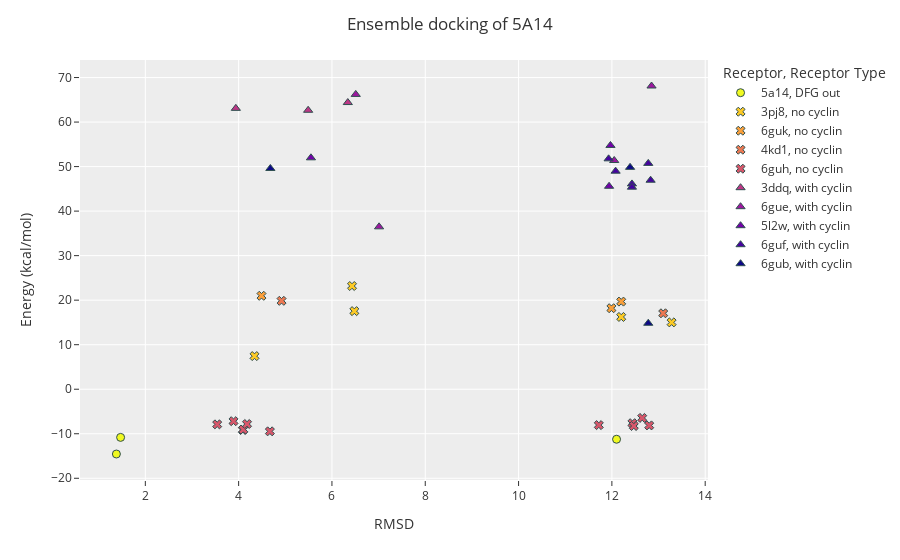

Notebook code cell kept with this figure:
### Code cell
tmp_df = results_pd[results_pd["pdb_id"]=="5A14"].reset_index()
tmp_df["Receptor"] = tmp_df["Receptor Name"].apply(lambda x: x.split("_")[0])
tmp_df["Receptor Type"] = tmp_df["Receptor"].apply(lambda x: receptor_types[x.upper()])
tmp_df = tmp_df.sort_values("Receptor Type").reset_index()
symbols = ['circle', 'x', 'triangle-up']
fig = px.scatter(tmp_df, x="RMSD", y="Energy (kcal/mol)", color="Receptor", symbol="Receptor Type",
        template="ggplot2", symbol_sequence=symbols, 
        color_discrete_sequence=px.colors.sequential.Plasma_r)
fig.update_traces(
    marker=dict(size=8, line=dict(width=1, color="DarkSlateGrey")),
    selector=dict(mode="markers"),
)
fig.update_layout(title="Ensemble docking of {}".format("5A14"))
fig.write_image("5a14_results.svg")
fig.show()

### Figure 1 — Plotly figure (JSON) as saved in the notebook; plotly's stock layout.template omitted (floating-point values rounded to 4 significant figures)
{"data": [{"hovertemplate": "Receptor=5a14<br>Receptor Type=DFG out<br>RMSD=%{x}<br>Energy (kcal/mol)=%{y}<extra></extra>", "legendgroup": "5a14, DFG out", "marker": {"color": "#f0f921", "line": {"color": "DarkSlateGrey", "width": 1}, "size": 8, "symbol": "circle"}, "mode": "markers", "name": "5a14, DFG out", "orientation": "v", "showlegend": true, "type": "scatter", "x": [1.38, 12.1, 1.47], "xaxis": "x", "y": [-14.55, -11.24, -10.82], "yaxis": "y"}, {"hovertemplate": "Receptor=3pj8<br>Receptor Type=no cyclin<br>RMSD=%{x}<br>Energy (kcal/mol)=%{y}<extra></extra>", "legendgroup": "3pj8, no cyclin", "marker": {"color": "#fdca26", "line": {"color": "DarkSlateGrey", "width": 1}, "size": 8, "symbol": "x"}, "mode": "markers", "name": "3pj8, no cyclin", "orientation": "v", "showlegend": true, "type": "scatter", "x": [6.43, 6.48, 12.2, 13.28, 4.34], "xaxis": "x", "y": [23.18, 17.54, 16.23, 15.01, 7.44], "yaxis": "y"}, {"hovertemplate": "Receptor=6guk<br>Receptor Type=no cyclin<br>RMSD=%{x}<br>Energy (kcal/mol)=%{y}<extra></extra>", "legendgroup": "6guk, no cyclin", "marker": {"color": "#fb9f3a", "line": {"color": "DarkSlateGrey", "width": 1}, "size": 8, "symbol": "x"}, "mode": "markers", "name": "6guk, no cyclin", "orientation": "v", "showlegend": true, "type": "scatter", "x": [4.49, 11.99, 12.2], "xaxis": "x", "y": [20.98, 18.19, 19.68], "yaxis": "y"}, {"hovertemplate": "Receptor=4kd1<br>Receptor Type=no cyclin<br>RMSD=%{x}<br>Energy (kcal/mol)=%{y}<extra></extra>", "legendgroup": "4kd1, no cyclin", "marker": {"color": "#ed7953", "line": {"color": "DarkSlateGrey", "width": 1}, "size": 8, "symbol": "x"}, "mode": "markers", "name": "4kd1, no cyclin", "orientation": "v", "showlegend": true, "type": "scatter", "x": [4.92, 13.1], "xaxis": "x", "y": [19.85, 17.05], "yaxis": "y"}, {"hovertemplate": "Receptor=6guh<br>Receptor Type=no cyclin<br>RMSD=%{x}<br>Energy (kcal/mol)=%{y}<extra></extra>", "legendgroup": "6guh, no cyclin", "marker": {"color": "#d8576b", "line": {"color": "DarkSlateGrey", "width": 1}, "size": 8, "symbol": "x"}, "mode": "markers", "name": "6guh, no cyclin", "orientation": "v", "showlegend": true, "type": "scatter", "x": [12.65, 12.44, 3.89, 4.67, 4.09, 12.47, 4.1, 11.72, 3.54, 4.18, 12.8], "xaxis": "x", "y": [-6.45, -7.63, -7.18, -9.46, -9.15, -8.26, -9.06, -8.06, -7.89, -7.81, -8.13], "yaxis": "y"}, {"hovertemplate": "Receptor=3ddq<br>Receptor Type=with cyclin<br>RMSD=%{x}<br>Energy (kcal/mol)=%{y}<extra></extra>", "legendgroup": "3ddq, with cyclin", "marker": {"color": "#bd3786", "line": {"color": "DarkSlateGrey", "width": 1}, "size": 8, "symbol": "triangle-up"}, "mode": "markers", "name": "3ddq, with cyclin", "orientation": "v", "showlegend": true, "type": "scatter", "x": [3.94, 5.49, 6.34], "xaxis": "x", "y": [63.08, 62.65, 64.38], "yaxis": "y"}, {"hovertemplate": "Receptor=6gue<br>Receptor Type=with cyclin<br>RMSD=%{x}<br>Energy (kcal/mol)=%{y}<extra></extra>", "legendgroup": "6gue, with cyclin", "marker": {"color": "#9c179e", "line": {"color": "DarkSlateGrey", "width": 1}, "size": 8, "symbol": "triangle-up"}, "mode": "markers", "name": "6gue, with cyclin", "orientation": "v", "showlegend": true, "type": "scatter", "x": [12.05, 7.01, 6.51, 12.85], "xaxis": "x", "y": [51.37, 36.47, 66.21, 68.1], "yaxis": "y"}, {"hovertemplate": "Receptor=5l2w<br>Receptor Type=with cyclin<br>RMSD=%{x}<br>Energy (kcal/mol)=%{y}<extra></extra>", "legendgroup": "5l2w, with cyclin", "marker": {"color": "#7201a8", "line": {"color": "DarkSlateGrey", "width": 1}, "size": 8, "symbol": "triangle-up"}, "mode": "markers", "name": "5l2w, with cyclin", "orientation": "v", "showlegend": true, "type": "scatter", "x": [11.97, 5.55, 11.94], "xaxis": "x", "y": [54.75, 51.97, 45.58], "yaxis": "y"}, {"hovertemplate": "Receptor=6guf<br>Receptor Type=with cyclin<br>RMSD=%{x}<br>Energy (kcal/mol)=%{y}<extra></extra>", "legendgroup": "6guf, with cyclin", "marker": {"color": "#46039f", "line": {"color": "DarkSlateGrey", "width": 1}, "size": 8, "symbol": "triangle-up"}, "mode": "markers", "name": "6guf, with cyclin", "orientation": "v", "showlegend": true, "type": "scatter", "x": [11.93, 12.78, 12.43, 12.08, 12.83, 12.43], "xaxis": "x", "y": [51.74, 50.72, 46.11, 48.97, 46.94, 45.38], "yaxis": "y"}, {"hovertemplate": "Receptor=6gub<br>Receptor Type=with cyclin<br>RMSD=%{x}<br>Energy (kcal/mol)=%{y}<extra></extra>", "legendgroup": "6gub, with cyclin", "marker": {"color": "#0d0887", "line": {"color": "DarkSlateGrey", "width": 1}, "size": 8, "symbol": "triangle-up"}, "mode": "markers", "name": "6gub, with cyclin", "orientation": "v", "showlegend": true, "type": "scatter", "x": [4.68, 12.78, 12.39], "xaxis": "x", "y": [49.58, 14.81, 49.83], "yaxis": "y"}], "layout": {"legend": {"title": {"text": "Receptor, Receptor Type"}, "tracegroupgap": 0}, "margin": {"t": 60}, "title": {"text": "Ensemble docking of 5A14"}, "xaxis": {"anchor": "y", "domain": [0, 1], "title": {"text": "RMSD"}}, "yaxis": {"anchor": "x", "domain": [0, 1], "title": {"text": "Energy (kcal/mol)"}}}}
